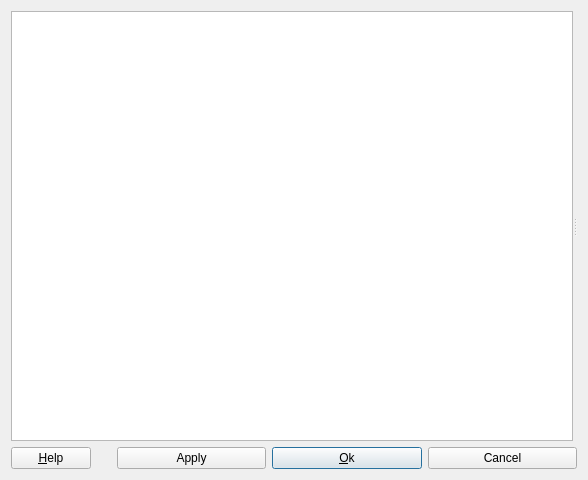
<?xml version="1.0" encoding="UTF-8"?>
<ui version="4.0">
 <class>toPreferencesUI</class>
 <widget class="QDialog" name="toPreferencesUI">
  <property name="geometry">
   <rect>
    <x>0</x>
    <y>0</y>
    <width>588</width>
    <height>480</height>
   </rect>
  </property>
  <property name="windowTitle">
   <string>Preferences</string>
  </property>
  <property name="sizeGripEnabled">
   <bool>false</bool>
  </property>
  <layout class="QVBoxLayout" name="verticalLayout" stretch="1,0">
   <item>
    <widget class="QSplitter" name="splitter">
     <property name="orientation">
      <enum>Qt::Horizontal</enum>
     </property>
     <widget class="QListWidget" name="TabSelection">
      <property name="sizePolicy">
       <sizepolicy hsizetype="Preferred" vsizetype="Preferred">
        <horstretch>0</horstretch>
        <verstretch>0</verstretch>
       </sizepolicy>
      </property>
      <property name="minimumSize">
       <size>
        <width>100</width>
        <height>0</height>
       </size>
      </property>
     </widget>
     <widget class="QFrame" name="Parent">
      <property name="frameShape">
       <enum>QFrame::NoFrame</enum>
      </property>
      <property name="frameShadow">
       <enum>QFrame::Plain</enum>
      </property>
      <layout class="QVBoxLayout">
       <property name="spacing">
        <number>0</number>
       </property>
       <property name="margin">
        <number>0</number>
       </property>
      </layout>
     </widget>
    </widget>
   </item>
   <item>
    <layout class="QHBoxLayout">
     <item>
      <widget class="QPushButton" name="HelpButton">
       <property name="sizePolicy">
        <sizepolicy hsizetype="Maximum" vsizetype="Fixed">
         <horstretch>0</horstretch>
         <verstretch>0</verstretch>
        </sizepolicy>
       </property>
       <property name="text">
        <string>&amp;Help</string>
       </property>
       <property name="shortcut">
        <string>Alt+H</string>
       </property>
      </widget>
     </item>
     <item>
      <spacer>
       <property name="orientation">
        <enum>Qt::Horizontal</enum>
       </property>
       <property name="sizeType">
        <enum>QSizePolicy::Preferred</enum>
       </property>
       <property name="sizeHint" stdset="0">
        <size>
         <width>20</width>
         <height>20</height>
        </size>
       </property>
      </spacer>
     </item>
     <item>
      <widget class="QPushButton" name="PushButton2_2">
       <property name="text">
        <string>Apply</string>
       </property>
      </widget>
     </item>
     <item>
      <widget class="QPushButton" name="PushButton1">
       <property name="text">
        <string>&amp;Ok</string>
       </property>
       <property name="shortcut">
        <string>Alt+O</string>
       </property>
       <property name="default">
        <bool>true</bool>
       </property>
      </widget>
     </item>
     <item>
      <widget class="QPushButton" name="PushButton2">
       <property name="text">
        <string>Cancel</string>
       </property>
      </widget>
     </item>
    </layout>
   </item>
  </layout>
 </widget>
 <layoutdefault spacing="6" margin="11"/>
 <tabstops>
  <tabstop>TabSelection</tabstop>
  <tabstop>HelpButton</tabstop>
  <tabstop>PushButton2_2</tabstop>
  <tabstop>PushButton1</tabstop>
  <tabstop>PushButton2</tabstop>
 </tabstops>
 <resources/>
 <connections>
  <connection>
   <sender>PushButton1</sender>
   <signal>clicked()</signal>
   <receiver>toPreferencesUI</receiver>
   <slot>accept()</slot>
   <hints>
    <hint type="sourcelabel">
     <x>20</x>
     <y>20</y>
    </hint>
    <hint type="destinationlabel">
     <x>20</x>
     <y>20</y>
    </hint>
   </hints>
  </connection>
  <connection>
   <sender>PushButton2</sender>
   <signal>clicked()</signal>
   <receiver>toPreferencesUI</receiver>
   <slot>reject()</slot>
   <hints>
    <hint type="sourcelabel">
     <x>20</x>
     <y>20</y>
    </hint>
    <hint type="destinationlabel">
     <x>20</x>
     <y>20</y>
    </hint>
   </hints>
  </connection>
  <connection>
   <sender>TabSelection</sender>
   <signal>currentItemChanged(QListWidgetItem*,QListWidgetItem*)</signal>
   <receiver>toPreferencesUI</receiver>
   <slot>selectTab(QListWidgetItem*)</slot>
   <hints>
    <hint type="sourcelabel">
     <x>20</x>
     <y>20</y>
    </hint>
    <hint type="destinationlabel">
     <x>20</x>
     <y>20</y>
    </hint>
   </hints>
  </connection>
  <connection>
   <sender>HelpButton</sender>
   <signal>clicked()</signal>
   <receiver>toPreferencesUI</receiver>
   <slot>help()</slot>
   <hints>
    <hint type="sourcelabel">
     <x>20</x>
     <y>20</y>
    </hint>
    <hint type="destinationlabel">
     <x>20</x>
     <y>20</y>
    </hint>
   </hints>
  </connection>
  <connection>
   <sender>PushButton2_2</sender>
   <signal>clicked()</signal>
   <receiver>toPreferencesUI</receiver>
   <slot>saveSetting()</slot>
   <hints>
    <hint type="sourcelabel">
     <x>20</x>
     <y>20</y>
    </hint>
    <hint type="destinationlabel">
     <x>20</x>
     <y>20</y>
    </hint>
   </hints>
  </connection>
 </connections>
</ui>
